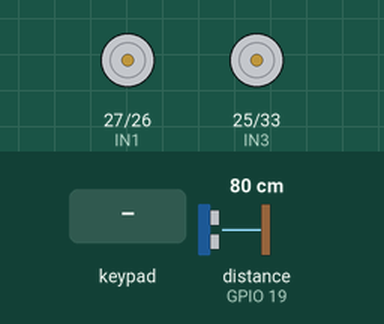
A sketch run on a simulated ESP32. Shown: motor-driver pin pairs drawn as motors (green arrow = first pin HIGH = forward, orange = second pin HIGH = backward, longer = more drive, scaled by the enable pin). Wiring (inferred from the names in the program): ultrasonic range finder: trigger GPIO 18; echo GPIO 19. The inputs (shaded band) are chosen by the test bench; at power-on: distance to the obstacle (sensor on GPIO 19) 80 cm. The echo pulse lasts 58.3 µs per cm.

Above: at 1.2 s.
1.3 s: key 'U' pressed
At 1.51 s:
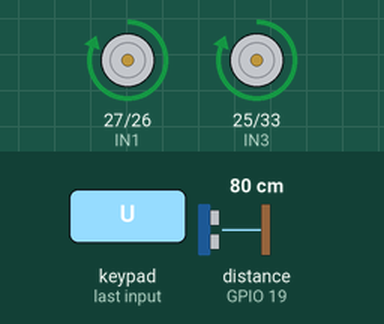
3.2 s: key 'D' pressed
At 3.4 s:
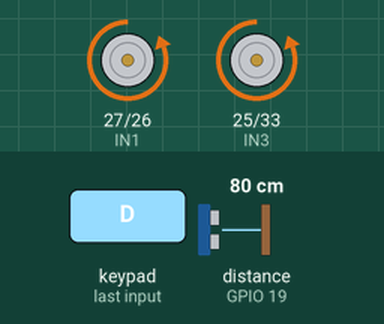
5.1 s: key 'L' pressed
At 5.31 s:
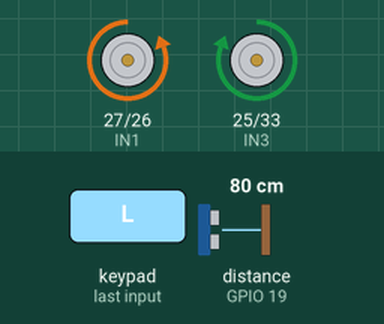
7.0 s: key 'R' pressed
At 7.2 s:
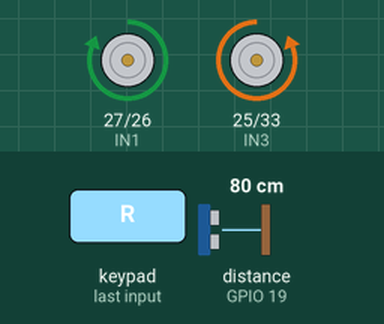
Timing chart, 0 to 9.9 s (numbered marks = the images above; inputs shaded):
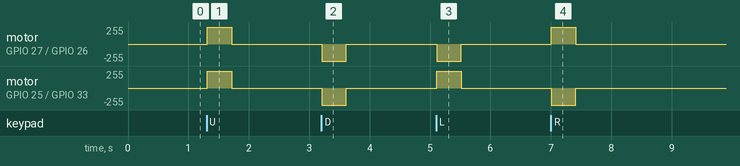

The sketch:

CodigoCariinho.ino
```cpp
#include <DabbleESP32.h>

#define IN1 27
#define IN2 26
#define IN3 25
#define IN4 33
#define ENA 5
#define ENB 32   // ajuste conforme sua ligação (6 não é um pino válido de saída no ESP32)

// SENSOR ULTRASSÔNICO
#define TRIG 18
#define ECHO 19

void moveForward();
void moveBackward();
void turnLeft();
void turnRight();
void stopMotors();

long getDistance();

void setup() {
    pinMode(IN1, OUTPUT);
    pinMode(IN2, OUTPUT);
    pinMode(IN3, OUTPUT);
    pinMode(IN4, OUTPUT);
    pinMode(ENA, OUTPUT);
    pinMode(ENB, OUTPUT);

    // CONFIGURAÇÃO DO SENSOR
    pinMode(TRIG, OUTPUT);
    pinMode(ECHO, INPUT);

    digitalWrite(ENA, HIGH); // habilita a ponte H (ou use PWM se quiser controlar velocidade)
    digitalWrite(ENB, HIGH);

    Dabble.begin("HAREP");
}

void loop() {
    Dabble.processInput();

    // Verifica a distância do sensor
    long distance = getDistance();

    // Se houver um obstáculo muito próximo, para o carro
    if (distance > 0 && distance <= 20) {
        stopMotors();
        return;
    }

    if (GamePad.isUpPressed()) {
        moveForward();
    }
    else if (GamePad.isDownPressed()) {
        moveBackward();
    }
    else if (GamePad.isLeftPressed()) {
        turnLeft();
    }
    else if (GamePad.isRightPressed()) {
        turnRight();
    }
    else {
        stopMotors();
    }
}

long getDistance() {

    digitalWrite(TRIG, LOW);
    delayMicroseconds(2);

    digitalWrite(TRIG, HIGH);
    delayMicroseconds(10);

    digitalWrite(TRIG, LOW);

    long duration = pulseIn(ECHO, HIGH, 30000);

    long distance = duration * 0.034 / 2;

    return distance;
}

void moveForward() {
    digitalWrite(IN1, HIGH);
    digitalWrite(IN2, LOW);
    digitalWrite(IN3, HIGH);
    digitalWrite(IN4, LOW);
}

void moveBackward() {
    digitalWrite(IN1, LOW);
    digitalWrite(IN2, HIGH);
    digitalWrite(IN3, LOW);
    digitalWrite(IN4, HIGH);
}

void turnLeft() {
    digitalWrite(IN1, LOW);
    digitalWrite(IN2, HIGH);
    digitalWrite(IN3, HIGH);
    digitalWrite(IN4, LOW);
}

void turnRight() {
    digitalWrite(IN1, HIGH);
    digitalWrite(IN2, LOW);
    digitalWrite(IN3, LOW);
    digitalWrite(IN4, HIGH);
}

void stopMotors() {
    digitalWrite(IN1, LOW);
    digitalWrite(IN2, LOW);
    digitalWrite(IN3, LOW);
    digitalWrite(IN4, LOW);
}
```

Measured:
- after the input at 1.3 s, motor on GPIO 27 (IN1) / GPIO 26 (IN2), motor on GPIO 25 (IN3) / GPIO 33 (IN4): stopped → forward 255/255 at once, → stopped 0.40 s later
- after the input at 3.2 s, motor on GPIO 27 (IN1) / GPIO 26 (IN2), motor on GPIO 25 (IN3) / GPIO 33 (IN4): stopped → backward 255/255 at once, → stopped 0.40 s later
- after the input at 5.1 s, motor on GPIO 27 (IN1) / GPIO 26 (IN2): stopped → backward 255/255 at once, → stopped 0.40 s later; motor on GPIO 25 (IN3) / GPIO 33 (IN4): stopped → forward 255/255 at once, → stopped 0.40 s later
- after the input at 7.0 s, motor on GPIO 27 (IN1) / GPIO 26 (IN2): stopped → forward 255/255 at once, → stopped 0.40 s later; motor on GPIO 25 (IN3) / GPIO 33 (IN4): stopped → backward 255/255 at once, → stopped 0.40 s later
